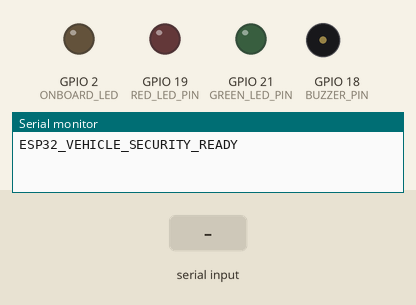
This sketch was run on a simulated ESP32. Parts: output pins drawn as LEDs (lit = HIGH), buzzer (waves = sounding, pin HIGH), the last lines printed to the serial monitor. Dashed ring = blinking. The inputs (shaded band) are chosen by the test bench.

Above: at 1.4 s.
1.5 s: "ALARM_ON\n" received over Serial
At 1.56 s:
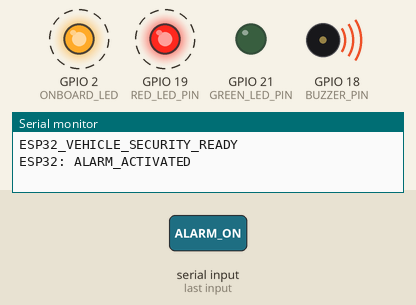
4.5 s: "AUTH_OK\n" received over Serial
At 4.6 s:
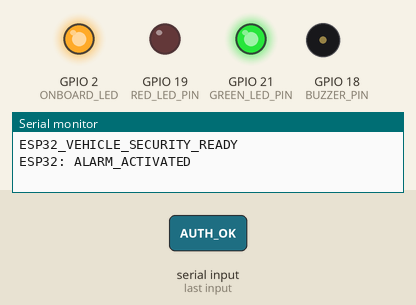
At 5.0 s:
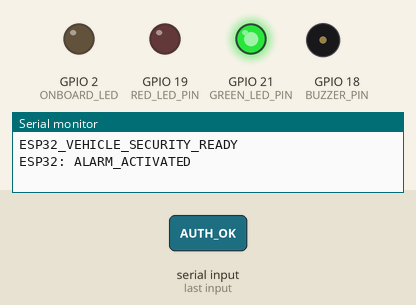
Timing chart, 0 to 7.5 s (numbered marks = the images above; inputs shaded):
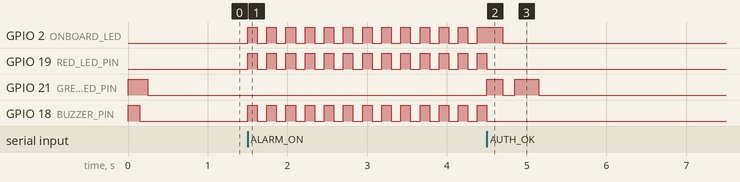

The sketch:

esp32_firmware.ino
```cpp
/*
 * esp32_firmware.ino — ESP32 Hardware Theft Deterrent System
 *
 * Connected Components:
 *   1. Active/Passive Buzzer -> GPIO 18 (and GND)
 *   2. Red LED              -> GPIO 19 (through 220 Ohm resistor, and GND)
 *   3. Green LED (Optional) -> GPIO 21 (through 220 Ohm resistor, and GND)
 *
 * Communication:
 *   Standard USB Serial at 115200 baud.
 *   Commands from Python AI Engine:
 *     - "ALARM_ON"  : Triggers loud siren sound on Buzzer and flashes RED LED.
 *     - "ALARM_OFF" : Silences Buzzer and turns RED LED OFF.
 *     - "AUTH_OK"   : Turns GREEN LED ON (Owner Access Granted), ensures Buzzer is OFF.
 */

// Pin Definitions (Adjust if your pins are different)
const int BUZZER_PIN    = 18;  // Buzzer positive terminal
const int RED_LED_PIN   = 19;  // Red LED (Intruder Alert)
const int GREEN_LED_PIN = 21;  // Green LED (Owner Verified)
const int ONBOARD_LED   = 2;   // ESP32 onboard blue LED for heartbeat

bool alarmActive = false;
unsigned long lastSirenToggle = 0;
bool sirenToneHigh = false;

void setup() {
  Serial.begin(115200);

  pinMode(BUZZER_PIN, OUTPUT);
  pinMode(RED_LED_PIN, OUTPUT);
  pinMode(GREEN_LED_PIN, OUTPUT);
  pinMode(ONBOARD_LED, OUTPUT);

  // Initial Standby State
  digitalWrite(BUZZER_PIN, LOW);
  digitalWrite(RED_LED_PIN, LOW);
  digitalWrite(GREEN_LED_PIN, LOW);
  digitalWrite(ONBOARD_LED, LOW);

  // Startup Test Beep (Confirms hardware is working)
  digitalWrite(GREEN_LED_PIN, HIGH);
  digitalWrite(BUZZER_PIN, HIGH);
  delay(150);
  digitalWrite(BUZZER_PIN, LOW);
  delay(100);
  digitalWrite(GREEN_LED_PIN, LOW);

  Serial.println("ESP32_VEHICLE_SECURITY_READY");
}

void loop() {
  // 1. Process Serial Commands from Python AI Engine
  if (Serial.available() > 0) {
    String cmd = Serial.readStringUntil('\n');
    cmd.trim();

    if (cmd == "ALARM_ON") {
      alarmActive = true;
      digitalWrite(GREEN_LED_PIN, LOW);
      Serial.println("ESP32: ALARM_ACTIVATED");
    }
    else if (cmd == "ALARM_OFF") {
      alarmActive = false;
      digitalWrite(BUZZER_PIN, LOW);
      digitalWrite(RED_LED_PIN, LOW);
      digitalWrite(ONBOARD_LED, LOW);
      Serial.println("ESP32: ALARM_SILENCED");
    }
    else if (cmd == "AUTH_OK") {
      alarmActive = false;
      digitalWrite(BUZZER_PIN, LOW);
      digitalWrite(RED_LED_PIN, LOW);
      // Flash Green LED twice to confirm Owner Access
      digitalWrite(GREEN_LED_PIN, HIGH);
      digitalWrite(ONBOARD_LED, HIGH);
      delay(200);
      digitalWrite(GREEN_LED_PIN, LOW);
      digitalWrite(ONBOARD_LED, LOW);
      delay(150);
      digitalWrite(GREEN_LED_PIN, HIGH);
      delay(300);
      digitalWrite(GREEN_LED_PIN, LOW);
      Serial.println("ESP32: OWNER_ACCESS_GRANTED");
    }
  }

  // 2. Active Alarm Siren & Flashing Red LED Routine
  if (alarmActive) {
    unsigned long now = millis();
    if (now - lastSirenToggle >= 120) {  // Toggle tone every 120ms
      lastSirenToggle = now;
      sirenToneHigh = !sirenToneHigh;

      if (sirenToneHigh) {
        digitalWrite(BUZZER_PIN, HIGH);
        digitalWrite(RED_LED_PIN, HIGH);
        digitalWrite(ONBOARD_LED, HIGH);
      } else {
        digitalWrite(BUZZER_PIN, LOW);
        digitalWrite(RED_LED_PIN, LOW);
        digitalWrite(ONBOARD_LED, LOW);
      }
    }
  }
}
```

Measured:
- after the input at 1.5 s, GPIO 2 (ONBOARD_LED), GPIO 19 (RED_LED_PIN), GPIO 18 (BUZZER_PIN): alternates HIGH for 0.12 s and LOW for 0.12 s, starting at once
- after the input at 4.5 s, GPIO 19 (RED_LED_PIN), GPIO 18 (BUZZER_PIN): goes on until 4.5 s, then stays LOW; GPIO 21 (GREEN_LED_PIN): LOW → HIGH at once, → LOW 0.20 s later, → HIGH 0.15 s later, → LOW 0.30 s later
